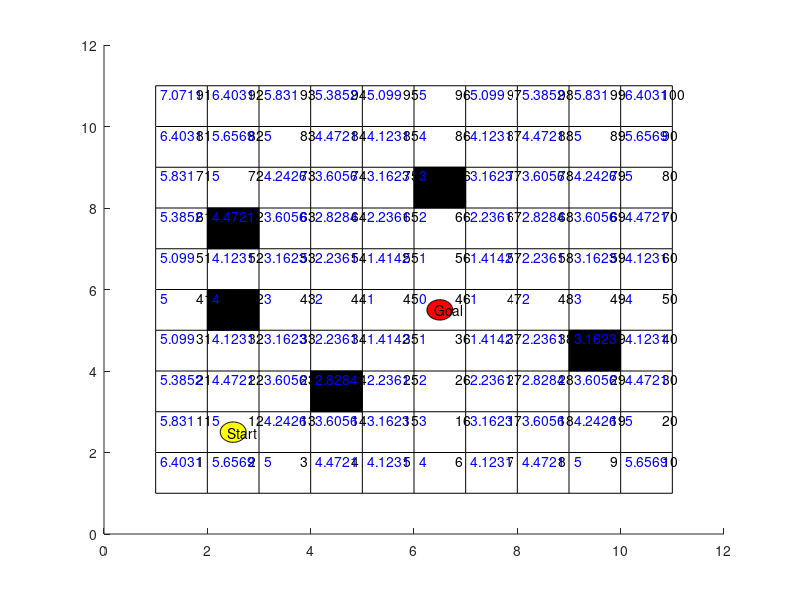

MATLAB code to generate this figure: (Note: this script raises an error after producing the figure.)
clc;
close all; clear all;

%Start Point, Goal Point, Obstacle Points
start_x = 2;
start_y = 2;
goal_x = 6;
goal_y = 5;
obstacle = [4 3; 2 5; 2 7; 6 8; 9 4];

% Plot map

[X, Y] = meshgrid(1:11);
figure; hold on;
% set(axes, 'Ydir','reverse')
plot(X,Y,'k')
plot(Y,X,'k')
% axis off

node_lookup = [];

for r = 1:1:10
    for c = 1:1:10
        print_text = (c-1)*10 + r;
        text(r+0.8,c+0.8,num2str(print_text));
        node_lookup = [node_lookup; c r print_text];
    end
end

rectangle('Position',[start_x+0.25 start_y+0.25 0.5 0.5], 'Curvature', [1 1], ...
    'FaceColor', 'y')
text(start_x + 0.4, start_y + 0.5,'Start')

rectangle('Position',[goal_x+0.25 goal_y+0.25 0.5 0.5], 'Curvature', [1 1], ... 
    'FaceColor', 'r')
text(goal_x + 0.4, goal_y + 0.5,'Goal')

rectangle('Position',[4 3 1 1], 'FaceColor', 'k')
rectangle('Position',[2 5 1 1], 'FaceColor', 'k')
rectangle('Position',[2 7 1 1], 'FaceColor', 'k')
rectangle('Position',[6 8 1 1], 'FaceColor', 'k')
rectangle('Position',[9 4 1 1], 'FaceColor', 'k')

% Calculating the heuristic matrix
% Euclidean distance from goal

heuristic_matrix = [ones(10,10)];
heuristic_matrix_new = [];

for r = 1:10
    for c = 1:10
        heuristic_value = ( X(r,c) - goal_x )^2 + ( Y(r,c) - goal_y )^2;
        heuristic_value = heuristic_value^(1/2);
        heuristic_matrix(r,c) = heuristic_value;
        text(c+0.1,r+0.8,num2str(heuristic_value),'Color','blue');
        node_num = (r-1)*10 + c;
        heuristic_matrix_new = [heuristic_matrix_new; ...
            node_num heuristic_value];
    end
end

queue_open = [];
queue_close = [];

node_value_start = find_node(start_x,start_y,node_lookup)
node_value_goal = find_node(goal_x,goal_y,node_lookup)

queue_open = [queue_open node_value_start];

test_break = 0;
goal_reached = 0;

obstacle_node_list = [];

for obstacle_id = 1:size(obstacle,1)
    obstacle_node_value = find_node(obstacle(obstacle_id,1), ...
        obstacle(obstacle_id,2), node_lookup);
    obstacle_node_list = [obstacle_node_list; obstacle_node_value];
end

total_cost_matrix = [node_value_start node_value_start 0];
% [node parent_node cost]

while isempty(queue_open) == 0
    
    %display('Queue not empty')
    %display(queue_open);
    
    if size(queue_open) == 1
        node_evaluate = queue_open(1);
    else
        
        %display('Need a method to evaluate.');
        low_value = 100000000;
        
        for next_node_evaluate_id = 1:size(queue_open,2)
            
            queue_open(next_node_evaluate_id);
            
            total_cost_node_index = find(total_cost_matrix(:,1)...
                ==queue_open(next_node_evaluate_id));
            next_node_evaluate_cost = total_cost_matrix(...
                total_cost_node_index,3);
            
            if next_node_evaluate_cost < low_value
                
                low_value = next_node_evaluate_cost;
                node_evaluate = queue_open(next_node_evaluate_id);
                
            end
        end
    end
    
    %node_evaluate
    
    neighbours = find_neighbours(node_evaluate,obstacle_node_list);
    
    for neighbours_id = 1:size(neighbours,2)
        neighbours(neighbours_id);
        heuristic_cost_index = find(heuristic_matrix_new(:,1)...
            ==neighbours(neighbours_id));
        heuristic_cost = heuristic_matrix_new(heuristic_cost_index,2);
        parent_cost_index = find(total_cost_matrix(:,1)...
            ==node_evaluate);
        parent_cost = total_cost_matrix(parent_cost_index,3);
        movement_cost = parent_cost + 1;
        total_cost = heuristic_cost + movement_cost;
        
        if find(total_cost_matrix(:,1) == neighbours(neighbours_id))
            node_current_cost_value_index = ...
                find(total_cost_matrix(:,1) == neighbours(neighbours_id));
            node_current_cost_value = total_cost_matrix(...
                node_current_cost_value_index,3);
            total_cost;
            
            if total_cost < node_current_cost_value
                total_cost_matrix(node_current_cost_value_index,2) =...
                    node_evaluate;
                total_cost_matrix(node_current_cost_value_index,3) =...
                    total_cost;
            end
        else
            total_cost_matrix = [total_cost_matrix;...
                neighbours(neighbours_id) node_evaluate total_cost];
        end
    end
    
    %queue_open = [queue_open neighbours]
    neighbours_add = neighbours;
    for queue_open_check_id = 1:size(queue_open,2)
        neighbours_add = neighbours_add(neighbours_add ~= ...
            queue_open(queue_open_check_id));
    end
    
    queue_open = [queue_open neighbours_add];
    %queue_open = queue_open(queue_open~=node_evaluate)
    
    queue_close = [queue_close node_evaluate];
    
    for queue_close_check_id = 1:size(queue_close,2)
        queue_open = queue_open(...
            queue_open~=queue_close(queue_close_check_id));
    end
    
    if test_break == 50
        display('50 iterations over, thus stop.')
        break
    else
        test_break = test_break + 1;
    end
    
    if find(neighbours == node_value_goal) %goal_reached == 1
        display('Goal reached.')
        goal_reached = 1;
        break
    end
    
end

path = [];
%cost_path = 0;
if goal_reached == 1
    path = [path node_value_goal];
    node_next_path = node_value_goal;
    while node_next_path ~= node_value_start
        node_next_path_index = find(total_cost_matrix(:,1)...
            == node_next_path);
        node_next_path = total_cost_matrix(node_next_path_index,2);
        path = [path node_next_path];
    end
end

path




